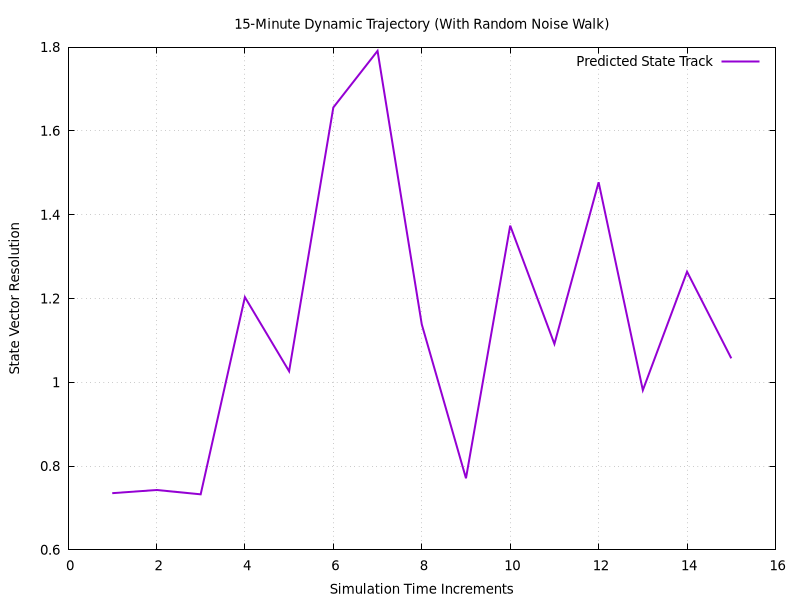

Write gnuplot code to recreate this figure.
set datafile separator ','
set term pngcairo size 800,600 font 'Arial,10'
set output 'independent/live_prediction0009.csv.png'
set title '15-Minute Dynamic Trajectory (With Random Noise Walk)'
set xlabel 'Simulation Time Increments'
set ylabel 'State Vector Resolution'
set grid
plot 'independent/live_prediction0009.csv' using 1:2 with lines lw 2 title 'Predicted State Track'
